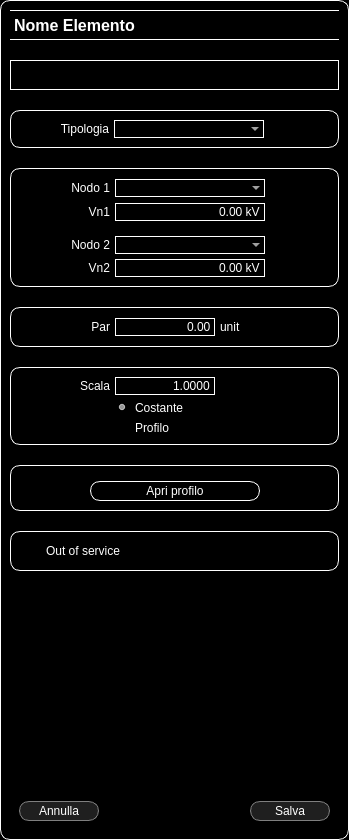
<?xml version="1.0" encoding="UTF-8"?>
<ui version="4.0">
 <class>Dialog</class>
 <widget class="QDialog" name="Dialog">
  <property name="geometry">
   <rect>
    <x>0</x>
    <y>0</y>
    <width>349</width>
    <height>840</height>
   </rect>
  </property>
  <property name="windowTitle">
   <string>Nuovo Elemento</string>
  </property>
  <property name="styleSheet">
   <string notr="true">*{
background-color: rgb(0, 0, 0);
color: rgb(255, 255, 255);
}

QWidget{
border:solid;
border-width: 1px;
border-color: rgb(255, 255, 255);
border-radius: 10px;
}

QLabel{
	border-width: 0px
}</string>
  </property>
  <layout class="QVBoxLayout" name="mainVL">
   <property name="spacing">
    <number>20</number>
   </property>
   <property name="leftMargin">
    <number>10</number>
   </property>
   <property name="topMargin">
    <number>10</number>
   </property>
   <property name="rightMargin">
    <number>10</number>
   </property>
   <property name="bottomMargin">
    <number>10</number>
   </property>
   <item>
    <widget class="QLabel" name="nameLBL">
     <property name="minimumSize">
      <size>
       <width>0</width>
       <height>30</height>
      </size>
     </property>
     <property name="font">
      <font>
       <pointsize>12</pointsize>
       <weight>75</weight>
       <bold>true</bold>
      </font>
     </property>
     <property name="styleSheet">
      <string notr="true">border: solid;
border-width: 1 px;
border-color: rgb(255, 255, 255);
border-radius: 0px;</string>
     </property>
     <property name="text">
      <string>Nome Elemento</string>
     </property>
    </widget>
   </item>
   <item>
    <widget class="QLineEdit" name="nameLE">
     <property name="minimumSize">
      <size>
       <width>0</width>
       <height>30</height>
      </size>
     </property>
     <property name="styleSheet">
      <string notr="true">border-radius: 0px;</string>
     </property>
    </widget>
   </item>
   <item>
    <widget class="QWidget" name="typeWgt" native="true">
     <property name="minimumSize">
      <size>
       <width>0</width>
       <height>0</height>
      </size>
     </property>
     <layout class="QHBoxLayout" name="typeVL">
      <property name="spacing">
       <number>5</number>
      </property>
      <item>
       <spacer name="typeLeftSpc">
        <property name="orientation">
         <enum>Qt::Horizontal</enum>
        </property>
        <property name="sizeType">
         <enum>QSizePolicy::Fixed</enum>
        </property>
        <property name="sizeHint" stdset="0">
         <size>
          <width>40</width>
          <height>20</height>
         </size>
        </property>
       </spacer>
      </item>
      <item>
       <widget class="QLabel" name="typeLbl">
        <property name="minimumSize">
         <size>
          <width>50</width>
          <height>0</height>
         </size>
        </property>
        <property name="text">
         <string>Tipologia</string>
        </property>
        <property name="alignment">
         <set>Qt::AlignRight|Qt::AlignTrailing|Qt::AlignVCenter</set>
        </property>
       </widget>
      </item>
      <item>
       <widget class="QComboBox" name="typeCB">
        <property name="minimumSize">
         <size>
          <width>150</width>
          <height>0</height>
         </size>
        </property>
       </widget>
      </item>
      <item>
       <spacer name="typeRightSpc">
        <property name="orientation">
         <enum>Qt::Horizontal</enum>
        </property>
        <property name="sizeHint" stdset="0">
         <size>
          <width>40</width>
          <height>20</height>
         </size>
        </property>
       </spacer>
      </item>
     </layout>
    </widget>
   </item>
   <item>
    <widget class="QWidget" name="nodeWgt" native="true">
     <property name="minimumSize">
      <size>
       <width>0</width>
       <height>0</height>
      </size>
     </property>
     <layout class="QGridLayout" name="nodeGL">
      <property name="leftMargin">
       <number>10</number>
      </property>
      <property name="topMargin">
       <number>10</number>
      </property>
      <property name="rightMargin">
       <number>10</number>
      </property>
      <property name="bottomMargin">
       <number>10</number>
      </property>
      <property name="spacing">
       <number>5</number>
      </property>
      <item row="0" column="1">
       <widget class="QLabel" name="node1Lbl">
        <property name="minimumSize">
         <size>
          <width>50</width>
          <height>0</height>
         </size>
        </property>
        <property name="text">
         <string>Nodo 1</string>
        </property>
        <property name="alignment">
         <set>Qt::AlignRight|Qt::AlignTrailing|Qt::AlignVCenter</set>
        </property>
       </widget>
      </item>
      <item row="4" column="1">
       <widget class="QLabel" name="vnode2Lbl">
        <property name="minimumSize">
         <size>
          <width>50</width>
          <height>0</height>
         </size>
        </property>
        <property name="text">
         <string>Vn2</string>
        </property>
        <property name="alignment">
         <set>Qt::AlignRight|Qt::AlignTrailing|Qt::AlignVCenter</set>
        </property>
       </widget>
      </item>
      <item row="3" column="2">
       <widget class="QComboBox" name="node2CB">
        <property name="minimumSize">
         <size>
          <width>150</width>
          <height>0</height>
         </size>
        </property>
       </widget>
      </item>
      <item row="1" column="2">
       <widget class="QDoubleSpinBox" name="vnode1Dsb">
        <property name="minimumSize">
         <size>
          <width>100</width>
          <height>0</height>
         </size>
        </property>
        <property name="alignment">
         <set>Qt::AlignRight|Qt::AlignTrailing|Qt::AlignVCenter</set>
        </property>
        <property name="buttonSymbols">
         <enum>QAbstractSpinBox::NoButtons</enum>
        </property>
        <property name="suffix">
         <string> kV</string>
        </property>
       </widget>
      </item>
      <item row="3" column="1">
       <widget class="QLabel" name="node2Lbl">
        <property name="minimumSize">
         <size>
          <width>50</width>
          <height>0</height>
         </size>
        </property>
        <property name="text">
         <string>Nodo 2</string>
        </property>
        <property name="alignment">
         <set>Qt::AlignRight|Qt::AlignTrailing|Qt::AlignVCenter</set>
        </property>
       </widget>
      </item>
      <item row="0" column="0">
       <spacer name="nodeLeftSpc">
        <property name="orientation">
         <enum>Qt::Horizontal</enum>
        </property>
        <property name="sizeType">
         <enum>QSizePolicy::Fixed</enum>
        </property>
        <property name="sizeHint" stdset="0">
         <size>
          <width>40</width>
          <height>20</height>
         </size>
        </property>
       </spacer>
      </item>
      <item row="1" column="1">
       <widget class="QLabel" name="vnode1Lbl">
        <property name="minimumSize">
         <size>
          <width>50</width>
          <height>0</height>
         </size>
        </property>
        <property name="text">
         <string>Vn1</string>
        </property>
        <property name="alignment">
         <set>Qt::AlignRight|Qt::AlignTrailing|Qt::AlignVCenter</set>
        </property>
       </widget>
      </item>
      <item row="0" column="2">
       <widget class="QComboBox" name="node1CB">
        <property name="minimumSize">
         <size>
          <width>150</width>
          <height>0</height>
         </size>
        </property>
       </widget>
      </item>
      <item row="0" column="3">
       <spacer name="nodeRightSpc">
        <property name="orientation">
         <enum>Qt::Horizontal</enum>
        </property>
        <property name="sizeHint" stdset="0">
         <size>
          <width>40</width>
          <height>20</height>
         </size>
        </property>
       </spacer>
      </item>
      <item row="4" column="2">
       <widget class="QDoubleSpinBox" name="vnode2Dsb">
        <property name="minimumSize">
         <size>
          <width>100</width>
          <height>0</height>
         </size>
        </property>
        <property name="alignment">
         <set>Qt::AlignRight|Qt::AlignTrailing|Qt::AlignVCenter</set>
        </property>
        <property name="buttonSymbols">
         <enum>QAbstractSpinBox::NoButtons</enum>
        </property>
        <property name="suffix">
         <string> kV</string>
        </property>
       </widget>
      </item>
      <item row="2" column="2">
       <spacer name="nodeVertSpc">
        <property name="orientation">
         <enum>Qt::Vertical</enum>
        </property>
        <property name="sizeType">
         <enum>QSizePolicy::Fixed</enum>
        </property>
        <property name="sizeHint" stdset="0">
         <size>
          <width>20</width>
          <height>10</height>
         </size>
        </property>
       </spacer>
      </item>
     </layout>
    </widget>
   </item>
   <item>
    <widget class="QWidget" name="parWgt" native="true">
     <property name="minimumSize">
      <size>
       <width>0</width>
       <height>0</height>
      </size>
     </property>
     <layout class="QGridLayout" name="parGL">
      <property name="leftMargin">
       <number>10</number>
      </property>
      <property name="topMargin">
       <number>10</number>
      </property>
      <property name="rightMargin">
       <number>10</number>
      </property>
      <property name="bottomMargin">
       <number>10</number>
      </property>
      <property name="spacing">
       <number>5</number>
      </property>
      <item row="0" column="3">
       <widget class="QLabel" name="unitParWgt">
        <property name="minimumSize">
         <size>
          <width>45</width>
          <height>0</height>
         </size>
        </property>
        <property name="sizeIncrement">
         <size>
          <width>0</width>
          <height>0</height>
         </size>
        </property>
        <property name="text">
         <string>unit</string>
        </property>
       </widget>
      </item>
      <item row="0" column="1">
       <widget class="QLabel" name="parLbl">
        <property name="minimumSize">
         <size>
          <width>50</width>
          <height>0</height>
         </size>
        </property>
        <property name="text">
         <string>Par</string>
        </property>
        <property name="alignment">
         <set>Qt::AlignRight|Qt::AlignTrailing|Qt::AlignVCenter</set>
        </property>
       </widget>
      </item>
      <item row="0" column="0">
       <spacer name="parLeftSpc">
        <property name="orientation">
         <enum>Qt::Horizontal</enum>
        </property>
        <property name="sizeType">
         <enum>QSizePolicy::Fixed</enum>
        </property>
        <property name="sizeHint" stdset="0">
         <size>
          <width>40</width>
          <height>20</height>
         </size>
        </property>
       </spacer>
      </item>
      <item row="0" column="2">
       <widget class="QDoubleSpinBox" name="parDsb">
        <property name="minimumSize">
         <size>
          <width>100</width>
          <height>0</height>
         </size>
        </property>
        <property name="alignment">
         <set>Qt::AlignRight|Qt::AlignTrailing|Qt::AlignVCenter</set>
        </property>
        <property name="buttonSymbols">
         <enum>QAbstractSpinBox::NoButtons</enum>
        </property>
       </widget>
      </item>
      <item row="0" column="4">
       <spacer name="parRightSpc">
        <property name="orientation">
         <enum>Qt::Horizontal</enum>
        </property>
        <property name="sizeHint" stdset="0">
         <size>
          <width>40</width>
          <height>20</height>
         </size>
        </property>
       </spacer>
      </item>
     </layout>
    </widget>
   </item>
   <item>
    <widget class="QWidget" name="scaleProfWgt" native="true">
     <property name="styleSheet">
      <string notr="true">QRadioButton{
border: none;

}
</string>
     </property>
     <layout class="QGridLayout" name="gridLayout_2">
      <property name="leftMargin">
       <number>10</number>
      </property>
      <property name="topMargin">
       <number>10</number>
      </property>
      <property name="rightMargin">
       <number>10</number>
      </property>
      <property name="bottomMargin">
       <number>10</number>
      </property>
      <property name="spacing">
       <number>5</number>
      </property>
      <item row="0" column="2">
       <widget class="QDoubleSpinBox" name="scaleProfDsb">
        <property name="minimumSize">
         <size>
          <width>100</width>
          <height>0</height>
         </size>
        </property>
        <property name="alignment">
         <set>Qt::AlignRight|Qt::AlignTrailing|Qt::AlignVCenter</set>
        </property>
        <property name="buttonSymbols">
         <enum>QAbstractSpinBox::NoButtons</enum>
        </property>
        <property name="decimals">
         <number>4</number>
        </property>
        <property name="maximum">
         <double>100.000000000000000</double>
        </property>
        <property name="singleStep">
         <double>0.100000000000000</double>
        </property>
        <property name="value">
         <double>1.000000000000000</double>
        </property>
       </widget>
      </item>
      <item row="0" column="3">
       <widget class="QLabel" name="unitScaleProfWgt">
        <property name="minimumSize">
         <size>
          <width>45</width>
          <height>0</height>
         </size>
        </property>
        <property name="sizeIncrement">
         <size>
          <width>0</width>
          <height>0</height>
         </size>
        </property>
        <property name="text">
         <string/>
        </property>
       </widget>
      </item>
      <item row="1" column="2">
       <widget class="QRadioButton" name="constScaleProfRB">
        <property name="text">
         <string>Costante</string>
        </property>
        <property name="checked">
         <bool>true</bool>
        </property>
       </widget>
      </item>
      <item row="0" column="4">
       <spacer name="sceleProfRightSpc">
        <property name="orientation">
         <enum>Qt::Horizontal</enum>
        </property>
        <property name="sizeHint" stdset="0">
         <size>
          <width>48</width>
          <height>17</height>
         </size>
        </property>
       </spacer>
      </item>
      <item row="0" column="1">
       <widget class="QLabel" name="scaleProfLbl">
        <property name="minimumSize">
         <size>
          <width>50</width>
          <height>0</height>
         </size>
        </property>
        <property name="text">
         <string>Scala</string>
        </property>
        <property name="alignment">
         <set>Qt::AlignRight|Qt::AlignTrailing|Qt::AlignVCenter</set>
        </property>
       </widget>
      </item>
      <item row="0" column="0">
       <spacer name="scaleParLeftSpc">
        <property name="orientation">
         <enum>Qt::Horizontal</enum>
        </property>
        <property name="sizeType">
         <enum>QSizePolicy::Fixed</enum>
        </property>
        <property name="sizeHint" stdset="0">
         <size>
          <width>40</width>
          <height>17</height>
         </size>
        </property>
       </spacer>
      </item>
      <item row="2" column="2">
       <widget class="QRadioButton" name="profScaleProfRB">
        <property name="text">
         <string>Profilo</string>
        </property>
       </widget>
      </item>
     </layout>
    </widget>
   </item>
   <item>
    <widget class="QWidget" name="pictureProfWgt" native="true">
     <property name="minimumSize">
      <size>
       <width>0</width>
       <height>0</height>
      </size>
     </property>
     <layout class="QHBoxLayout" name="pictureProfHL">
      <property name="spacing">
       <number>10</number>
      </property>
      <property name="leftMargin">
       <number>0</number>
      </property>
      <property name="topMargin">
       <number>10</number>
      </property>
      <property name="rightMargin">
       <number>0</number>
      </property>
      <property name="bottomMargin">
       <number>10</number>
      </property>
      <item>
       <spacer name="horizontalSpacer">
        <property name="orientation">
         <enum>Qt::Horizontal</enum>
        </property>
        <property name="sizeHint" stdset="0">
         <size>
          <width>40</width>
          <height>20</height>
         </size>
        </property>
       </spacer>
      </item>
      <item>
       <widget class="QWidget" name="pictureProfCenterWgt" native="true">
        <property name="minimumSize">
         <size>
          <width>170</width>
          <height>0</height>
         </size>
        </property>
        <property name="styleSheet">
         <string notr="true">QWidget{
	border: None;
}

QPushButton{
	border: solid;
	border-width: 1px;
	border-color: rgb(255, 255, 255)	
}</string>
        </property>
        <layout class="QVBoxLayout" name="pictureProfVL">
         <property name="spacing">
          <number>5</number>
         </property>
         <property name="leftMargin">
          <number>0</number>
         </property>
         <property name="topMargin">
          <number>0</number>
         </property>
         <property name="rightMargin">
          <number>0</number>
         </property>
         <property name="bottomMargin">
          <number>0</number>
         </property>
         <item>
          <widget class="QLabel" name="profImgLbl">
           <property name="font">
            <font>
             <pointsize>1</pointsize>
            </font>
           </property>
           <property name="text">
            <string/>
           </property>
          </widget>
         </item>
         <item>
          <widget class="QPushButton" name="profOpenBtn">
           <property name="minimumSize">
            <size>
             <width>0</width>
             <height>20</height>
            </size>
           </property>
           <property name="text">
            <string>Apri profilo</string>
           </property>
          </widget>
         </item>
        </layout>
       </widget>
      </item>
      <item>
       <spacer name="horizontalSpacer_2">
        <property name="orientation">
         <enum>Qt::Horizontal</enum>
        </property>
        <property name="sizeHint" stdset="0">
         <size>
          <width>40</width>
          <height>20</height>
         </size>
        </property>
       </spacer>
      </item>
     </layout>
    </widget>
   </item>
   <item>
    <widget class="QWidget" name="servWgt" native="true">
     <property name="minimumSize">
      <size>
       <width>0</width>
       <height>0</height>
      </size>
     </property>
     <property name="styleSheet">
      <string notr="true"/>
     </property>
     <layout class="QGridLayout" name="gridLayout_3">
      <property name="leftMargin">
       <number>10</number>
      </property>
      <property name="topMargin">
       <number>10</number>
      </property>
      <property name="rightMargin">
       <number>10</number>
      </property>
      <property name="bottomMargin">
       <number>10</number>
      </property>
      <property name="spacing">
       <number>5</number>
      </property>
      <item row="0" column="2">
       <spacer name="parRightSpc_2">
        <property name="orientation">
         <enum>Qt::Horizontal</enum>
        </property>
        <property name="sizeHint" stdset="0">
         <size>
          <width>40</width>
          <height>20</height>
         </size>
        </property>
       </spacer>
      </item>
      <item row="0" column="1">
       <widget class="QCheckBox" name="servCkB">
        <property name="styleSheet">
         <string notr="true">border: none;</string>
        </property>
        <property name="text">
         <string/>
        </property>
       </widget>
      </item>
      <item row="0" column="0">
       <widget class="QLabel" name="parLbl_2">
        <property name="minimumSize">
         <size>
          <width>100</width>
          <height>0</height>
         </size>
        </property>
        <property name="text">
         <string>Out of service</string>
        </property>
        <property name="alignment">
         <set>Qt::AlignRight|Qt::AlignTrailing|Qt::AlignVCenter</set>
        </property>
       </widget>
      </item>
     </layout>
    </widget>
   </item>
   <item>
    <spacer name="verticalSpacer">
     <property name="orientation">
      <enum>Qt::Vertical</enum>
     </property>
     <property name="sizeHint" stdset="0">
      <size>
       <width>20</width>
       <height>40</height>
      </size>
     </property>
    </spacer>
   </item>
   <item>
    <widget class="QWidget" name="buttonsWgt" native="true">
     <property name="minimumSize">
      <size>
       <width>0</width>
       <height>30</height>
      </size>
     </property>
     <property name="styleSheet">
      <string notr="true">*{
border: none;
}

QPushButton{
border:solid;
border-width: 1px;
border-color: rgb(255, 255, 255);
border-radius: 10px;
}

QPushButton {
color: rgb(255, 255, 255);
background-color: rgb(31, 31, 31); border: solid;
border-width: 1px; border-radius: 10px; border-color: rgb(127, 127, 127)
}
QPushButton:pressed {
background-color: rgb(64, 64, 64); border-style: inset
}</string>
     </property>
     <layout class="QHBoxLayout" name="horizontalLayout">
      <item>
       <widget class="QPushButton" name="calcelBtn">
        <property name="minimumSize">
         <size>
          <width>80</width>
          <height>20</height>
         </size>
        </property>
        <property name="text">
         <string>Annulla</string>
        </property>
       </widget>
      </item>
      <item>
       <spacer name="buttonsSpc">
        <property name="orientation">
         <enum>Qt::Horizontal</enum>
        </property>
        <property name="sizeHint" stdset="0">
         <size>
          <width>40</width>
          <height>20</height>
         </size>
        </property>
       </spacer>
      </item>
      <item>
       <widget class="QPushButton" name="saveBtn">
        <property name="minimumSize">
         <size>
          <width>80</width>
          <height>20</height>
         </size>
        </property>
        <property name="text">
         <string>Salva</string>
        </property>
       </widget>
      </item>
     </layout>
    </widget>
   </item>
  </layout>
 </widget>
 <resources/>
 <connections/>
</ui>
